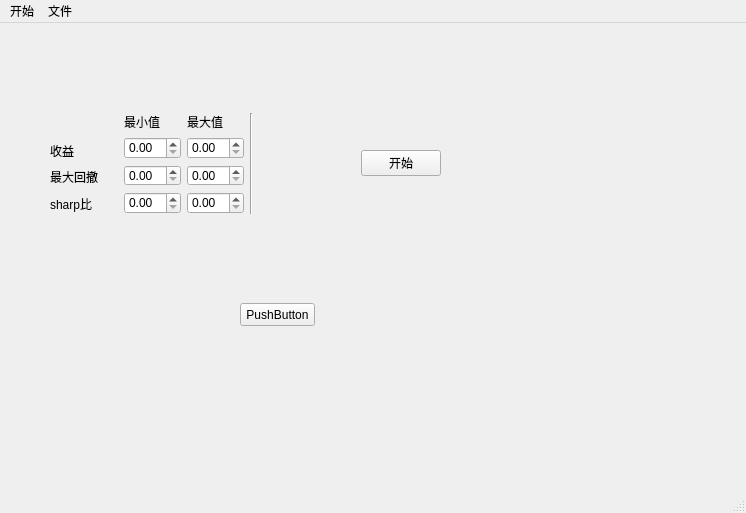
<?xml version="1.0" encoding="UTF-8"?>
<ui version="4.0">
 <class>MainWindow</class>
 <widget class="QMainWindow" name="MainWindow">
  <property name="geometry">
   <rect>
    <x>0</x>
    <y>0</y>
    <width>746</width>
    <height>513</height>
   </rect>
  </property>
  <property name="minimumSize">
   <size>
    <width>100</width>
    <height>100</height>
   </size>
  </property>
  <property name="maximumSize">
   <size>
    <width>1000000</width>
    <height>1000000</height>
   </size>
  </property>
  <property name="windowTitle">
   <string>MainWindow</string>
  </property>
  <widget class="QWidget" name="centralwidget">
   <widget class="QPushButton" name="pushButton_2">
    <property name="geometry">
     <rect>
      <x>240</x>
      <y>280</y>
      <width>75</width>
      <height>23</height>
     </rect>
    </property>
    <property name="text">
     <string>PushButton</string>
    </property>
   </widget>
   <widget class="QWidget" name="">
    <property name="geometry">
     <rect>
      <x>50</x>
      <y>90</y>
      <width>391</width>
      <height>101</height>
     </rect>
    </property>
    <layout class="QHBoxLayout" name="horizontalLayout">
     <item>
      <layout class="QVBoxLayout" name="verticalLayout">
       <item>
        <widget class="QLabel" name="label_6">
         <property name="text">
          <string/>
         </property>
        </widget>
       </item>
       <item>
        <widget class="QLabel" name="label_3">
         <property name="text">
          <string>收益</string>
         </property>
        </widget>
       </item>
       <item>
        <widget class="QLabel" name="label_4">
         <property name="text">
          <string>最大回撤</string>
         </property>
        </widget>
       </item>
       <item>
        <widget class="QLabel" name="label_5">
         <property name="text">
          <string>sharp比</string>
         </property>
        </widget>
       </item>
      </layout>
     </item>
     <item>
      <spacer name="verticalSpacer">
       <property name="orientation">
        <enum>Qt::Vertical</enum>
       </property>
       <property name="sizeHint" stdset="0">
        <size>
         <width>20</width>
         <height>30</height>
        </size>
       </property>
      </spacer>
     </item>
     <item>
      <layout class="QGridLayout" name="gridLayout">
       <item row="2" column="0">
        <widget class="QDoubleSpinBox" name="doubleSpinBox_returns_min"/>
       </item>
       <item row="0" column="1">
        <widget class="QLabel" name="label_2">
         <property name="text">
          <string>最大值</string>
         </property>
        </widget>
       </item>
       <item row="1" column="0">
        <widget class="QDoubleSpinBox" name="doubleSpinBox_maxdrawdown_min"/>
       </item>
       <item row="0" column="0">
        <widget class="QLabel" name="label">
         <property name="text">
          <string>最小值</string>
         </property>
        </widget>
       </item>
       <item row="3" column="1">
        <widget class="QDoubleSpinBox" name="doubleSpinBox_sharp_max"/>
       </item>
       <item row="2" column="1">
        <widget class="QDoubleSpinBox" name="doubleSpinBox_returns_max"/>
       </item>
       <item row="3" column="0">
        <widget class="QDoubleSpinBox" name="doubleSpinBox_sharp_min"/>
       </item>
       <item row="1" column="1">
        <widget class="QDoubleSpinBox" name="doubleSpinBox_maxdrawdown_max"/>
       </item>
      </layout>
     </item>
     <item>
      <widget class="Line" name="line">
       <property name="orientation">
        <enum>Qt::Vertical</enum>
       </property>
      </widget>
     </item>
     <item>
      <spacer name="horizontalSpacer">
       <property name="orientation">
        <enum>Qt::Horizontal</enum>
       </property>
       <property name="sizeHint" stdset="0">
        <size>
         <width>60</width>
         <height>20</height>
        </size>
       </property>
      </spacer>
     </item>
     <item>
      <widget class="QPushButton" name="pushButton">
       <property name="text">
        <string>开始</string>
       </property>
      </widget>
     </item>
    </layout>
   </widget>
  </widget>
  <widget class="QMenuBar" name="menubar">
   <property name="geometry">
    <rect>
     <x>0</x>
     <y>0</y>
     <width>746</width>
     <height>23</height>
    </rect>
   </property>
   <widget class="QMenu" name="menu">
    <property name="title">
     <string>开始</string>
    </property>
   </widget>
   <widget class="QMenu" name="menu_2">
    <property name="title">
     <string>文件</string>
    </property>
   </widget>
   <addaction name="menu"/>
   <addaction name="menu_2"/>
  </widget>
  <widget class="QStatusBar" name="slan"/>
  <action name="actionlianjie">
   <property name="text">
    <string>connect</string>
   </property>
  </action>
  <action name="actiondisconnect">
   <property name="text">
    <string>disconnect</string>
   </property>
  </action>
  <action name="actionnihao">
   <property name="text">
    <string>nihao </string>
   </property>
  </action>
  <action name="actionnishabi">
   <property name="text">
    <string>nishabi</string>
   </property>
  </action>
  <action name="action1hao">
   <property name="text">
    <string>1hao </string>
   </property>
  </action>
  <action name="action2">
   <property name="text">
    <string>2</string>
   </property>
  </action>
 </widget>
 <resources/>
 <connections>
  <connection>
   <sender>pushButton_2</sender>
   <signal>clicked()</signal>
   <receiver>MainWindow</receiver>
   <slot>close()</slot>
   <hints>
    <hint type="sourcelabel">
     <x>276</x>
     <y>320</y>
    </hint>
    <hint type="destinationlabel">
     <x>277</x>
     <y>389</y>
    </hint>
   </hints>
  </connection>
 </connections>
</ui>
